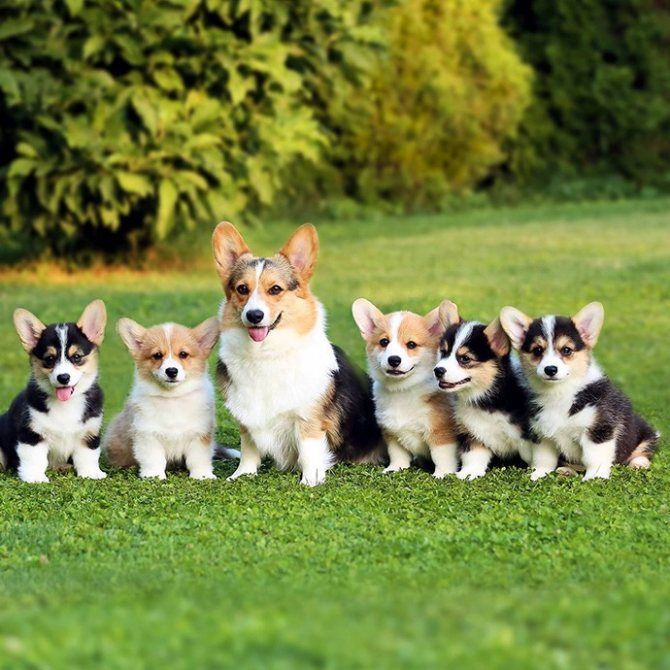
#> input picture Lab02/Task 1 Luneva/dogs.jpg, 670 x 670 px
$ python task1.py
#> lines starting #> are read from the running program, lines starting #| are printed output that depends on the picture
import cv2
import numpy as np
import matplotlib.pyplot as plt

'''
Задание:
Преобразовать изображение из RGB в оттенки серого.
Реализовать два варианта формулы с учетом разных вкладов R, G и B в интенсивность (см презентацию).
Найти разность полученных полутоновых изображений.
Построить гистограммы интенсивности после одного и второго преобразования.
'''


'''
Преобразовываем изображение image из RGB в оттенки серого по разным 2-м формулам (из презентации "Лекция 2", слайды 53-54).
В результате получаем 2 разных изображения в оттенках серого: gray1 и gray2
'''
def grayscale(image):

    # узнаем r, g, b
    r = image[:,:,0] # выбираем в изображении все пиксели по высоте и ширине из 0-го канала цветовой модели
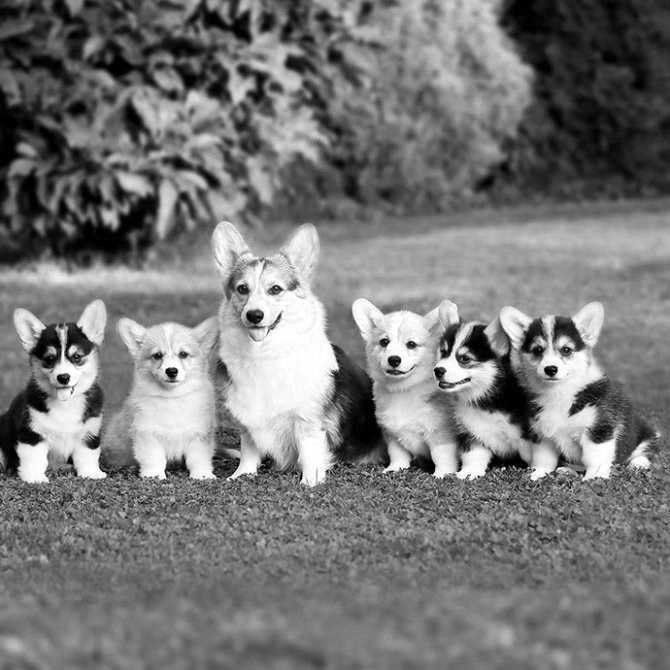
#> r: shape (670, 670); min 0, max 255, mean 119.5
    g = image[:,:,1]
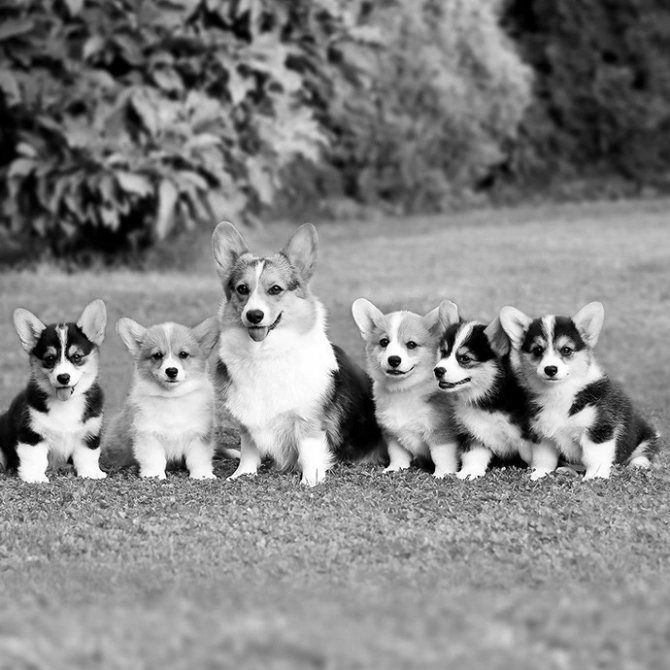
#> g: shape (670, 670); min 0, max 255, mean 133.4
    b = image[:,:,2]
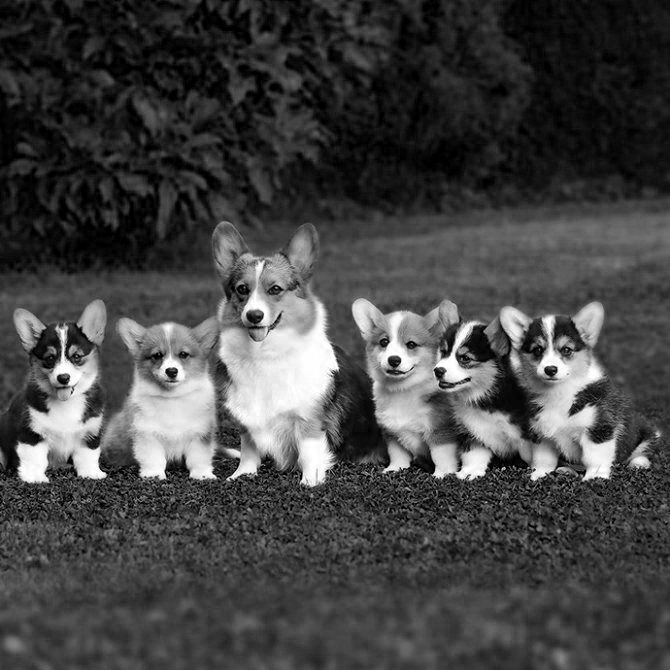
#> b: shape (670, 670); min 0, max 255, mean 68.3

    # считаем новые значения для r, g, b по формулам из лекции.
    # преобразуем в формат np.uint8 (так обычно хранятся изображения)
    gray1 = (0.299 * r + 0.587 * g + 0.114 * b).astype(np.uint8) # первое изображение в оттенках серого
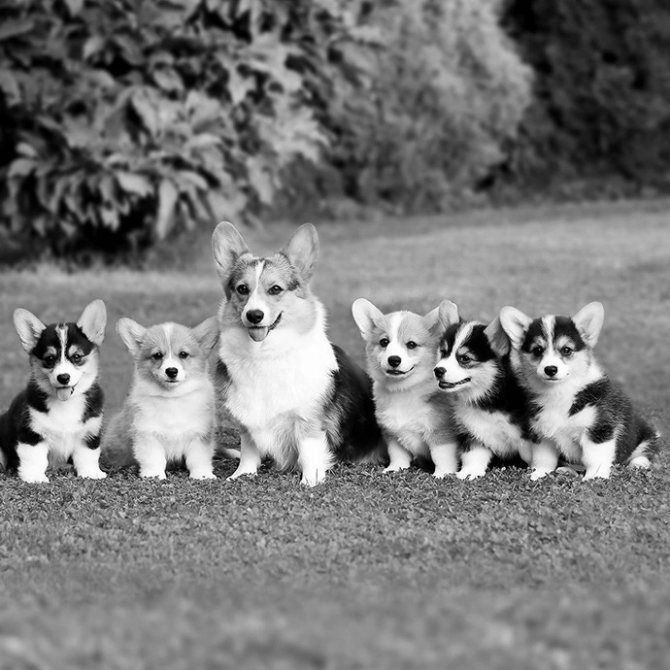
#> gray1: shape (670, 670); min 0, max 255, mean 121.3
    gray2 = (0.2126 * r + 0.7152 * g + 0.0722 * b).astype(np.uint8) # второе изображение в оттенках серого


    return gray1, gray2

'''
выводим изображение image с заголовком title (чаще всего это формула).
n - номер сектора, где располагается изображение,
cmap - цветовая карта (палитра), которая определяет, как числовые значения преобразовываются в цвета.
По умолчанию чаще всего используется virdis, но есть много других. У меня в коде встречается gray для преобразования в серый.
'''
def picture(image, title, n, cmap = 'viridis'):
    plt.subplot(2, 3, n) # расположение на экране
    plt.imshow(image, cmap=cmap)
    plt.title(title)
    plt.axis('off')
    plt.tight_layout()

'''
рисуем гистограмму частот интенсивностей для изображения image.
title - заголовок
n - номер сектора, где располагается гистограмма
'''
def histogram(image, title, n):
    plt.subplot(2, 3, n) # расположение на экране
    # строим гистограмму из 256 столбиков
    # image.ravel() - преобразует многомерный массив (изображение) в одномерный массив
    plt.hist(image.ravel(), bins=256, range=[0, 256], color='green', alpha=0.7)
    plt.title(title)
    plt.xlabel('Интенсивность')
    plt.ylabel('Частота')
    plt.grid(True, alpha=0.3)
    plt.tight_layout()


# считываем изображение.
# Нам нужно, чтобы изображение было в формате RGB, но imread считывает его в формате BGR.
# поэтому добавляем преобразование из BGR в RGB.
image = cv2.cvtColor(cv2.imread('dogs.jpg'), cv2.COLOR_BGR2RGB)

gray1, gray2 = grayscale(image) # получаем из исходного 2 изображения в оттенках серого

# находим разность серых изображений.
# absdiff для каждого пикселя вычисляет модуль разности между одним изображением и другим
difference = cv2.absdiff(gray1, gray2)
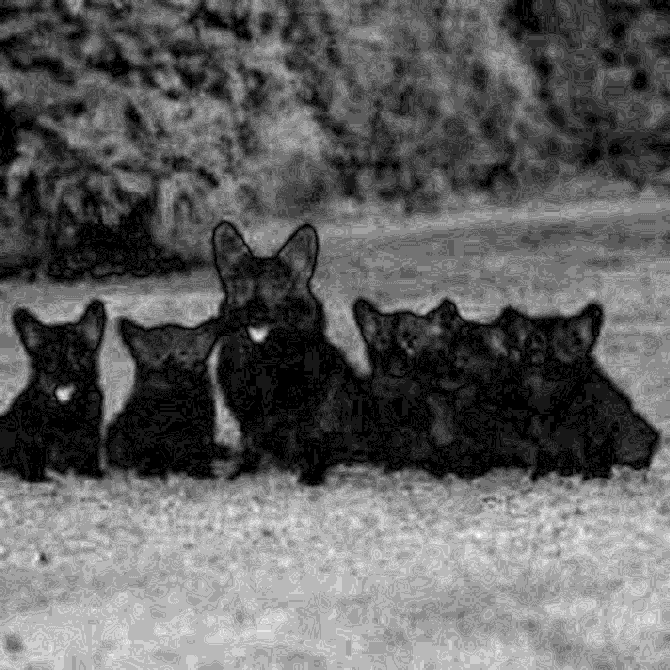
#> difference: shape (670, 670); min 0, max 11, mean 4.19; drawn with min black and max white


# дальше - демонстрация всех картинок и гистграмм.
# первый ряд: серое изображение полученное по первой формуле, потом по втрой формуле и разность этих изображений
# второй ряд: гистграмма интенсивности для первого серого изображения, потом для второго и исходное изображение

title1 = 'Формула 0.299 R + 0.587 G + 0.114 B'
title2 = 'Формула 0.2126 R + 0.7152 G + 0.0722 B'

plt.figure(figsize=(15, 10))

picture(gray1, title1, 1, 'gray')
picture(gray2, title2, 2, 'gray')
picture(difference, 'Разность изображений', 3, 'gray')

histogram(gray1, title1, 4)
histogram(gray2, title2, 5)

picture(image, 'Исходное RGB изображение', 6)

plt.show()
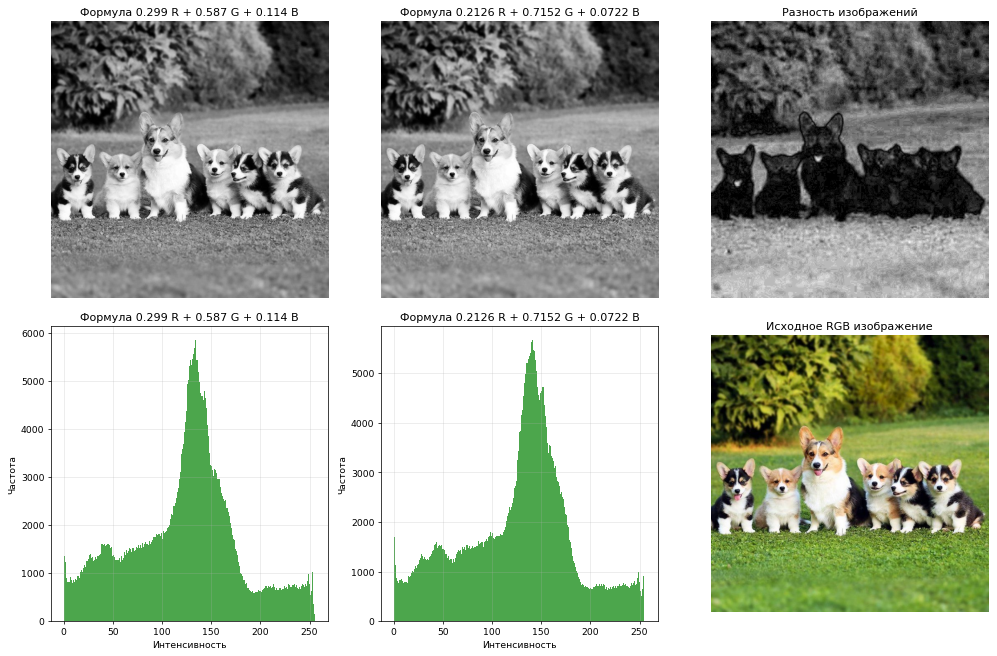
#> figure drawn by matplotlib, 6 panels; panel 4: tallest bar 5849 high, from x = 134 to 135; panel 5: tallest bar 5663 high, from x = 141 to 142
